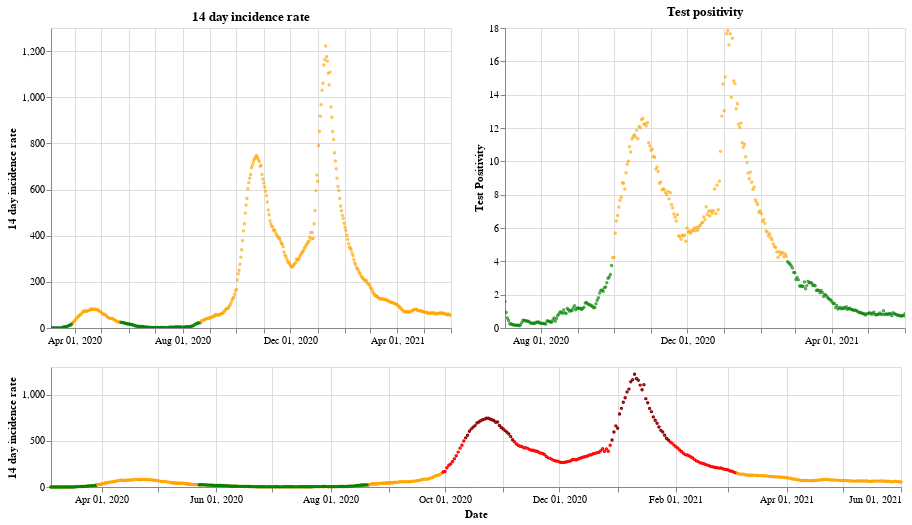

Notebook source saved alongside this figure:
### Markdown cell above
## Northern Ireland

### Code cell
plot_traffic_light('Northern Ireland')

### Figure 1 — Vega-Lite specification as saved in the notebook (floating-point values rounded to 4 significant figures; data arrays with more than 128 entries replaced by an {"elided": "..."} marker saying what was removed)
{"config": {"view": {"continuousWidth": 400, "continuousHeight": 300}}, "vconcat": [{"hconcat": [{"mark": {"type": "point", "size": 2}, "encoding": {"color": {"condition": {"value": "green", "test": "(datum.twoWeeklyCasesRate <= 25)"}, "value": "orange"}, "tooltip": [{"type": "nominal", "field": "areaName"}, {"type": "temporal", "field": "date"}, {"type": "quantitative", "field": "twoWeeklyCasesRate"}, {"type": "quantitative", "field": "testPositivity"}], "x": {"type": "temporal", "axis": {"title": ""}, "field": "date", "scale": {"domain": {"selection": "DateBrush"}}, "timeUnit": "yearmonthdate"}, "y": {"type": "quantitative", "axis": {"title": "14 day incidence rate"}, "field": "twoWeeklyCasesRate"}}, "title": "14 day incidence rate", "width": 400}, {"mark": {"type": "point", "size": 2}, "encoding": {"color": {"condition": {"value": "green", "test": "(datum.testPositivity <= 4)"}, "value": "orange"}, "tooltip": [{"type": "nominal", "field": "areaName"}, {"type": "temporal", "field": "date"}, {"type": "quantitative", "field": "twoWeeklyCasesRate"}, {"type": "quantitative", "field": "testPositivity"}], "x": {"type": "temporal", "axis": {"title": ""}, "field": "date", "scale": {"domain": {"selection": "DateBrush"}}, "timeUnit": "yearmonthdate"}, "y": {"type": "quantitative", "axis": {"title": "Test Positivity"}, "field": "testPositivity"}}, "title": "Test positivity", "width": 400}]}, {"layer": [{"mark": {"type": "point", "size": 2}, "encoding": {"color": {"condition": {"value": "orange", "test": "((50 && datum.twoWeeklyCasesRate) < 150)"}, "value": "red"}, "opacity": {"condition": {"value": 1, "test": "((50 && datum.twoWeeklyCasesRate) < 500)"}, "value": 0}, "tooltip": [{"type": "nominal", "field": "areaName"}, {"type": "temporal", "field": "date"}, {"type": "quantitative", "field": "twoWeeklyCasesRate"}, {"type": "quantitative", "field": "testPositivity"}], "x": {"type": "temporal", "axis": {"title": "Date"}, "field": "date", "timeUnit": "yearmonthdate"}, "y": {"type": "quantitative", "axis": {"title": "14 day incidence rate"}, "field": "twoWeeklyCasesRate"}}, "selection": {"DateBrush": {"type": "interval", "encodings": ["x"], "fields": ["Time"]}}, "width": 850}, {"mark": {"type": "point", "size": 2}, "encoding": {"color": {"value": "darkred"}, "opacity": {"condition": {"value": 1, "test": "(datum.twoWeeklyCasesRate >= 500)"}, "value": 0}, "tooltip": [{"type": "nominal", "field": "areaName"}, {"type": "temporal", "field": "date"}, {"type": "quantitative", "field": "twoWeeklyCasesRate"}, {"type": "quantitative", "field": "testPositivity"}], "x": {"type": "temporal", "axis": {"title": "Date"}, "field": "date", "timeUnit": "yearmonthdate"}, "y": {"type": "quantitative", "axis": {"title": "14 day incidence rate"}, "field": "twoWeeklyCasesRate"}}, "width": 400}, {"mark": {"type": "point", "size": 2}, "encoding": {"color": {"condition": {"value": "green", "test": "((4 && datum.twoWeeklyCasesRate) < 25)"}, "value": "orange"}, "opacity": {"condition": {"value": 1, "test": "(datum.twoWeeklyCasesRate < 50)"}, "value": 0}, "tooltip": [{"type": "nominal", "field": "areaName"}, {"type": "temporal", "field": "date"}, {"type": "quantitative", "field": "twoWeeklyCasesRate"}, {"type": "quantitative", "field": "testPositivity"}], "x": {"type": "temporal", "axis": {"title": "Date"}, "field": "date", "timeUnit": "yearmonthdate"}, "y": {"type": "quantitative", "axis": {"title": "14 day incidence rate"}, "field": "twoWeeklyCasesRate"}}, "width": 400}], "height": 120, "width": 800}], "data": {"name": "data-5daae0db84dea2372c455b0beecd29ed"}, "$schema": "https://vega.github.io/schema/vega-lite/v4.8.1.json", "datasets": {"data-5daae0db84dea2372c455b0beecd29ed": {"elided": "454 records"}}}
